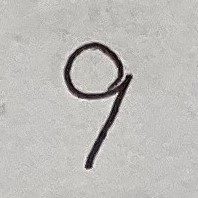
#> input picture Class/2022_2nd_Machine_Learning/python code/docs/HandwriteNumber/hand write_9.jpg, 198 x 198 px
$ python img_to_csv_openCV_contrast.py
#> lines starting #> are read from the running program, lines starting #| are printed output that depends on the picture
import datetime
import numpy as np
import cv2
import matplotlib.pyplot as plt
import pandas as pd

G_MAKE_CSV = 0

# img = cv2.imread('../docs/HandwriteNumber/28x28/hand write_9.jpg')
img = cv2.imread('../docs/HandwriteNumber/hand write_9.jpg')
#> img is the input picture: shape (198, 198, 3); mean B, G, R 184.6, 187.6, 189.2
img_gray = cv2.cvtColor(img, cv2.COLOR_BGR2GRAY)

# img_mod_pixel = cv2.resize(img, dsize=(28,28), interpolation=cv2.INTER_CUBIC)

img_gray_cnvt = 255 - img_gray
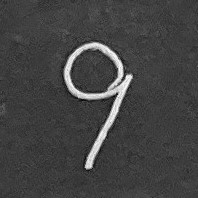
#> img_gray_cnvt: shape (198, 198); min 2, max 254, mean 67.2
img_gray_1order = 255 - img_gray.flatten()
img_gray_1order = img_gray_1order.reshape(1,-1)

# clahe = cv2.createCLAHE(clipLimit=2.0, tileGridSize=(8,8))
# img_gray_contrast = clahe.apply(img_gray_cnvt)
alpha_contrast = 2.0
dst1 = np.clip((1+alpha_contrast)*img_gray_cnvt - 128 * alpha_contrast, 0, 255).astype(np.uint8)
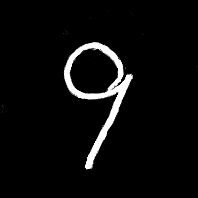
#> dst1: shape (198, 198); min 0, max 255, mean 11
img_mod_pixel_origin = cv2.resize(dst1, dsize=(28,28), interpolation=cv2.INTER_AREA)
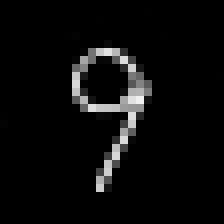
#> img_mod_pixel_origin: shape (28, 28) (shown 8 times larger); min 0, max 240, mean 11
img_mod_pixel = img_mod_pixel_origin.reshape(1,-1)

if G_MAKE_CSV:
    now = datetime.datetime.now().strftime("%Y-%m-%d_%H:%M:%S")
    np.savetxt('../docs/HandwriteNumber/csv/'+now+'.csv', img_mod_pixel, fmt='%d', delimiter=',')
# pd.DataFrame(img_gray_1order).to_csv(now+'.csv', index=False)

plt.subplot(1,3,1)
plt.imshow(img)
plt.subplot(1,3,2)
plt.imshow(img_gray_cnvt)
plt.subplot(1,3,3)
plt.imshow(img_mod_pixel_origin)
plt.show()
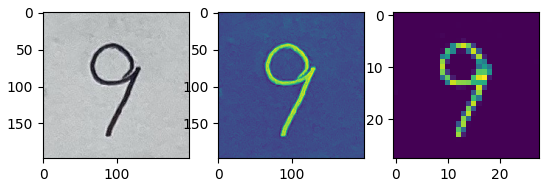
#> figure drawn by matplotlib, 3 panels; B, G, R data is drawn as R, G, B

# [6 lines of commented-out code are left out]

$ run again, with Class/2022_2nd_Machine_Learning/python code/docs/HandwriteNumber/hand write_0.jpg copied over Class/2022_2nd_Machine_Learning/python code/docs/HandwriteNumber/hand write_9.jpg
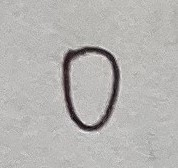
#> input picture Class/2022_2nd_Machine_Learning/python code/docs/HandwriteNumber/hand write_0.jpg, 178 x 168 px
#> img is the input picture: shape (168, 178, 3); mean B, G, R 177.6, 179.8, 181.4
#> `dst1 = np.clip((1+alpha_contrast)*img_gray_cnvt - 128 * alpha_contrast..`:
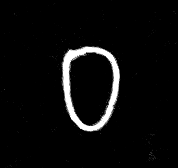
#> dst1: shape (168, 178); min 0, max 255, mean 11.6
#> `plt.show()`:
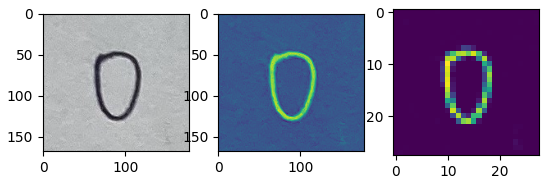
#> figure drawn by matplotlib, 3 panels; B, G, R data is drawn as R, G, B

$ run again, with Class/2022_2nd_Machine_Learning/python code/docs/HandwriteNumber/hand write_1.jpg copied over Class/2022_2nd_Machine_Learning/python code/docs/HandwriteNumber/hand write_9.jpg
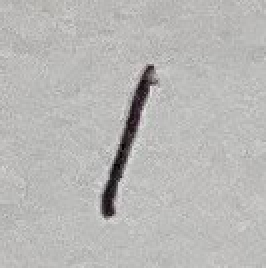
#> input picture Class/2022_2nd_Machine_Learning/python code/docs/HandwriteNumber/hand write_1.jpg, 133 x 134 px (shown 2 times larger)
#> img is the input picture: shape (134, 133, 3); mean B, G, R 181.8, 183.7, 184.4
#> `img_gray_cnvt = 255 - img_gray`:
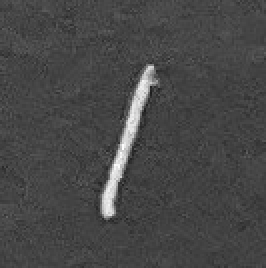
#> img_gray_cnvt: shape (134, 133) (shown 2 times larger); min 28, max 254, mean 71.2
#> img_gray_1order = 17822 values, max 254 at index 9903, min 28 at index 7387, mean 71.24
#> `plt.show()`:
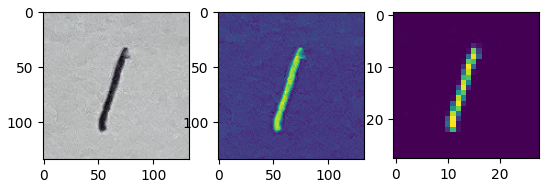
#> figure drawn by matplotlib, 3 panels; B, G, R data is drawn as R, G, B

$ run again, with Class/2022_2nd_Machine_Learning/python code/docs/HandwriteNumber/hand write_2.jpg copied over Class/2022_2nd_Machine_Learning/python code/docs/HandwriteNumber/hand write_9.jpg
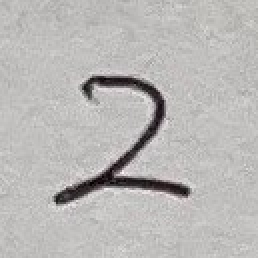
#> input picture Class/2022_2nd_Machine_Learning/python code/docs/HandwriteNumber/hand write_2.jpg, 129 x 129 px (shown 2 times larger)
#> img is the input picture: shape (129, 129, 3); mean B, G, R 182.2, 183.9, 185.5
#> `img_gray_cnvt = 255 - img_gray`:
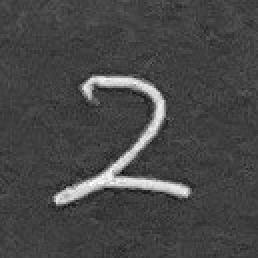
#> img_gray_cnvt: shape (129, 129) (shown 2 times larger); min 7, max 254, mean 70.8
#> img_gray_1order = 16641 values, max 254 at index 11784, min 7 at index 11155, mean 70.84
#> `plt.show()`:
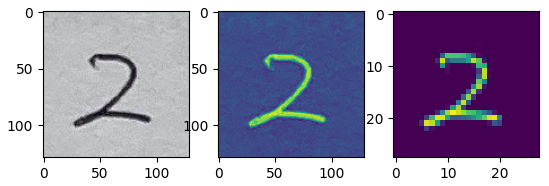
#> figure drawn by matplotlib, 3 panels; B, G, R data is drawn as R, G, B
